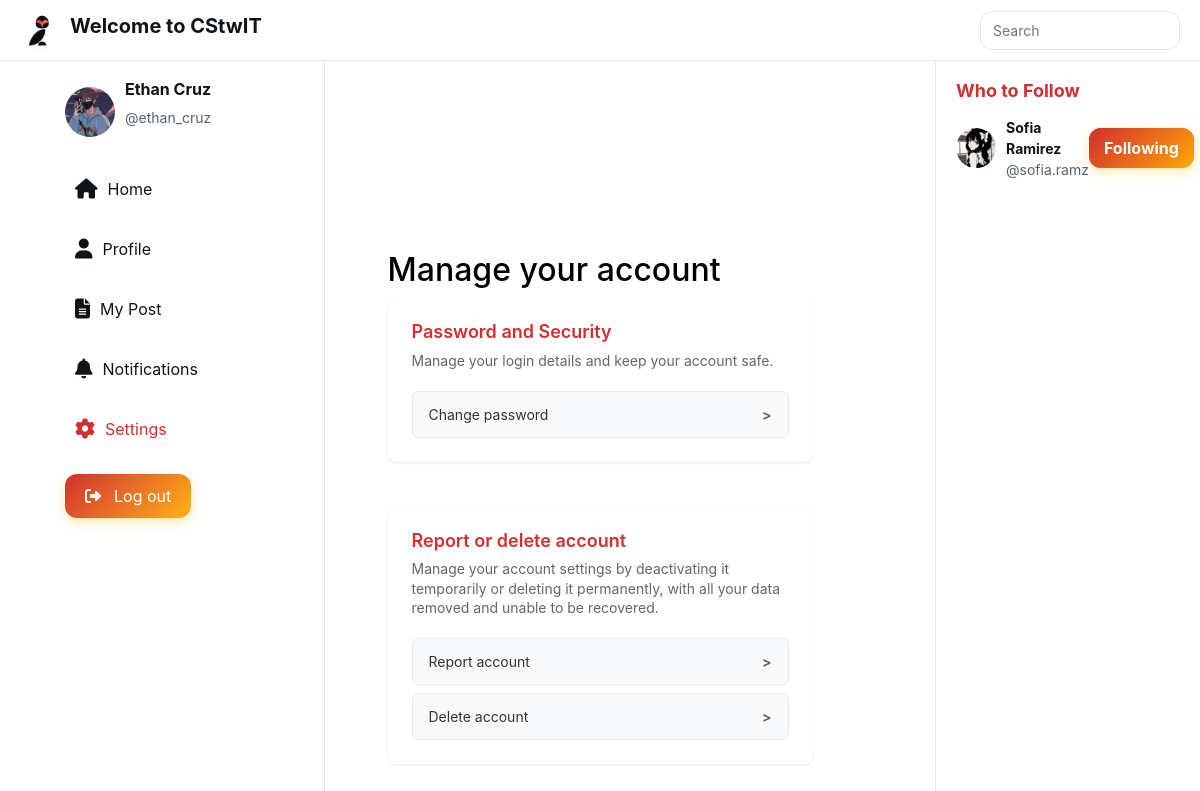
/client/settings.php (signed in), run on the app's committed database.
### tables this page shows
CREATE TABLE `users` (
  `id` int(11) NOT NULL,
  `username` varchar(50) NOT NULL,
  `email` varchar(100) NOT NULL,
  `password` varchar(255) NOT NULL,
  `role` enum('user','admin') DEFAULT 'user',
  `status` varchar(50) DEFAULT 'active',
  `profile_pic` varchar(255) DEFAULT 'default.jpg',
  `name` varchar(100) DEFAULT NULL,
  `bio` text DEFAULT NULL,
  `created_at` timestamp NOT NULL DEFAULT current_timestamp(),
  `deletion_reason` text DEFAULT NULL,
  `ban_version` int(11) DEFAULT 0
);

### client/settings.php (the view, shortened to what this page needs)
<?php
include 'includes/header.php';
include 'includes/left_sidebar.php';
include 'includes/right_sidebar.php';
?>
<!DOCTYPE html>
<html lang="en">
<head>
</head>
<body>
    <div class="set-container">
        <h2 style = color:black;>Manage your account</h2>
        <div class="section">
            <h2>Password and Security</h2>
            <p>Manage your login details and keep your account safe.</p>
            <div class="option" onclick="openModal('changePasswordModal')">Change password</div>
        </div>
        <br>
        <div class="section">
            <h2>Report or delete account</h2>
            <p>Manage your account settings by deactivating it temporarily or deleting it permanently, with all your data removed and unable to be recovered.</p>
            <div class="option" onclick="openModal('reportAccountModal')">Report account</div>
            <div class="option" onclick="openModal('deleteAccountModal')">Delete account</div>
        </div>
    </div>
</body>
</html>

### client/includes/left_sidebar.php (shortened to what this page needs)
<?php
include '../config/database.php';
$current_page = basename($_SERVER['PHP_SELF']);
$is_auth_page = ($current_page == 'login.php' || $current_page == 'register.php');
if (isset($_SESSION['user_id'])) {
    try {
        $stmt = $conn->prepare("SELECT name, username, profile_pic FROM users WHERE id = ?");
        $stmt->execute([$_SESSION['user_id']]);
        $user = $stmt->fetch(PDO::FETCH_ASSOC);
        if ($user) {
            $name = $user['name'] ?? 'User';
            $username = $user['username'] ?? 'yourusername';
            $profile_pic = $user['profile_pic'] ?? 'default.jpg';
        } else {
            $name = 'User';
            $username = 'yourusername';
            $profile_pic = 'default.jpg';
        }
    } catch (PDOException $e) {
        error_log("Database error fetching user or notifications: " . $e->getMessage());
        $name = 'User';
        $username = 'yourusername';
        $profile_pic = 'default.jpg';
        $initial_notification_count = 0;
    }
} else {
    $name = 'User';
    $username = 'yourusername';
    $profile_pic = 'default.jpg';
    $initial_notification_count = 0;
}
?>
<!DOCTYPE html>
<html lang="en">
<head>
    <link rel="stylesheet" href="../assets/style.css">
    <link rel="stylesheet" href="https://cdnjs.cloudflare.com/ajax/libs/font-awesome/6.4.2/css/all.min.css">
    <link rel="stylesheet" href="https://stackpath.bootstrapcdn.com/bootstrap/4.5.2/css/bootstrap.min.css">
</head>
<body<?php echo $is_auth_page ? ' class="auth-page"' : ''; ?>>
    <?php if (!$is_auth_page): ?>
    <div class="left-sidebar">
        <div class="profile-summary">
            <div class="profile-pic">
                <img src="../assets/uploads/<?php echo htmlspecialchars($profile_pic); ?>" alt="Profile Picture">
            </div>
            <div class="profile-info">
                <h3><?php echo htmlspecialchars($name); ?></h3>
                <p>@<?php echo htmlspecialchars($username); ?></p>
            </div>
        </div>
        <nav class="cs-nav">
            <a href="index.php" class="<?php echo ($current_page == 'index.php') ? 'active' : ''; ?>">
                <span class="nav-icon"><i class="fas fa-home"></i></span>
                <span class="nav-text">Home</span>
            </a>
            <a href="profile.php" class="<?php echo ($current_page == 'profile.php') ? 'active' : ''; ?>">
                <span class="nav-icon"><i class="fas fa-user"></i></span>
                <span class="nav-text">Profile</span>
            </a>
            <a href="my_post.php" class="<?php echo ($current_page == 'my_post.php') ? 'active' : ''; ?>">
                <span class="nav-icon"><i class="fas fa-file-alt"></i></span>
                <span class="nav-text">My Post</span>
            </a>
            <a href="notifications.php" class="<?php echo ($current_page == 'notifications.php') ? 'active' : ''; ?>">
                <span class="nav-icon notification-badge">
                    <i class="fas fa-bell"></i>
                </span>
                <span class="nav-text">Notifications</span>
            </a>
            <a href="settings.php" class="<?php echo ($current_page == 'settings.php') ? 'active' : ''; ?>">
                <span class="nav-icon"><i class="fas fa-cog"></i></span>
                <span class="nav-text">Settings</span>
            </a>
        </nav>
        <div class="logout-container">
            <a href="logout.php" class="logout-btn">
                <i class="fas fa-sign-out-alt mr-2"></i> Log out
            </a>
        </div>
    </div>
    <?php endif; ?>
</body>
</html>

### client/includes/right_sidebar.php (shortened to what this page needs)
<?php
$db_path = dirname(dirname(__DIR__)) . '/config/database.php';
$session_path = __DIR__ . '/session.php';
if (!file_exists($db_path)) {
    error_log("Database file not found at: $db_path");
    $users_to_follow = [];
} elseif (!file_exists($session_path)) {
    error_log("Session file not found at: $session_path");
    $users_to_follow = [];
} else {
    try {
        if (!isset($_SESSION['user_id'])) {
            error_log("User not logged in for right sidebar. Session: " . print_r($_SESSION, true));
            $users_to_follow = [];
        } else {
            $stmt = $conn->prepare("SELECT id, username, profile_pic, name, created_at
                                    FROM users
                                    WHERE status = 'active'
                                    AND id != ?
                                    AND role != 'admin'
                                    ORDER BY created_at DESC
                                    LIMIT 5");
            $stmt->execute([$_SESSION['user_id']]);
            $users_to_follow = $stmt->fetchAll(PDO::FETCH_ASSOC);
        }
    } catch (PDOException $e) {
        error_log("Database error in right sidebar: " . $e->getMessage());
        $users_to_follow = [];
    }
}
?>
    <div class="follow-suggestions">
        <div class="suggestions-header">
            <h2>Who to Follow</h2>
        </div>
        <div class="suggestions-list">
            <?php if (empty($users_to_follow)): ?>
                <div class="suggestion-item">
                    <div class="suggestion-info">
                        <span class="suggestion-fullname">No suggestions available.</span>
                    </div>
                </div>
            <?php else: ?>
                <?php foreach ($users_to_follow as $user): ?>
                <div class="suggestion-item">
                    <div class="suggestion-user">
                        <div class="suggestion-avatar">
                            <img src="../assets/uploads/<?php echo htmlspecialchars($user['profile_pic'] ?? 'default.jpg'); ?>" alt="<?php echo htmlspecialchars($user['username']); ?>'s profile">
                        </div>
                        <div class="suggestion-info">
                            <?php if (!empty($user['name'])): ?>
                                <span class="suggestion-fullname"><?php echo htmlspecialchars($user['name']); ?></span>
                            <?php endif; ?>
                            <span class="suggestion-username">@<?php echo htmlspecialchars($user['username']); ?></span>
                        </div>
                    </div>
                    <div class="suggestion-action">
                        <button class="follow-toggle-btn <?php echo $user['is_followed'] ? 'following' : ''; ?>"
                                data-user-id="<?php echo $user['id']; ?>"
                                data-followed="<?php echo $user['is_followed'] ? 'true' : 'false'; ?>">
                            <?php echo $user['is_followed'] ? 'Following' : 'Follow'; ?>
                        </button>
                    </div>
                </div>
                <?php endforeach; ?>
            <?php endif; ?>
        </div>
    </div>
</div>

### client/includes/left_sidebar.php (style rules this page uses)
.notification-badge { position: relative; display: inline-block; }

### data on the page
users: profile_pic (picture), name "Ethan Cruz", username "ethan_cruz"
users: profile_pic (picture), name "Sofia Ramirez", username "sofia.ramz"
